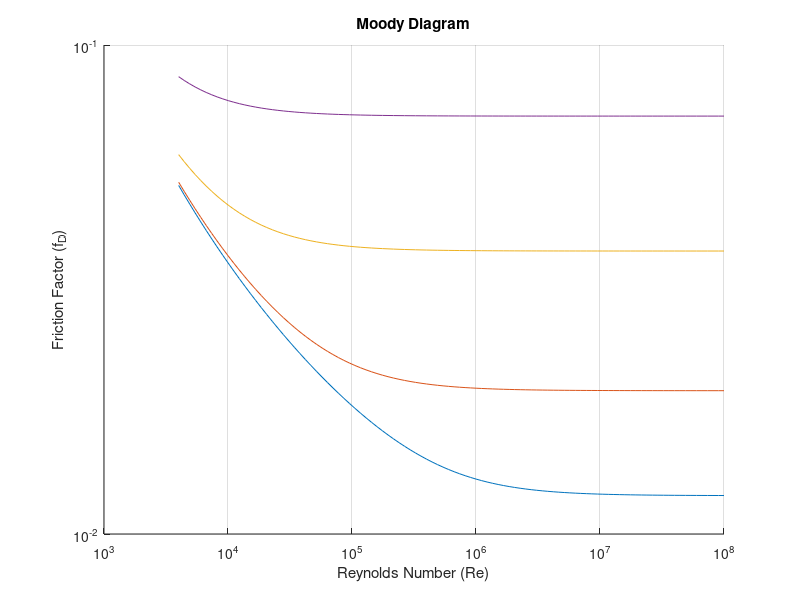

This chart was generated by the following MATLAB code: (Note: this script raises an error after producing the figure.)
%% Problems:
% 1.2 Moody Diagram
% 1.3.2 Sine
% 1.3.3 Pow


%% Problem 1.2: Moody Diagram
% Using fixed point iteration to solve for fD, Construct the Moody Diagram
% for the turbulent region (4*10^3 to 10^8)
% define terms
    % f_D = Darcy Friction Factor
    % eD = Relative Roughness
    % Re = Reynolds Number
% moody diagram has fD yaxis Re xaxis
close all
clear
clc
format long

% create Reynolds Number Range
Re = logspace(log10(4e3), log10(1e8), 100);  % Reynolds number range

% create relative roughness eD values
eD = [0.0001 0.001 0.01 0.05]; % to give multiple lines on moody diagram

% create Friction Factor Values
f_D = logspace(log10(0.01), log10(0.1), 100);

% calc friction factor
friction_factor = @(Re, eD) (1 ./ (-2 * log10((eD ./ 3.7) + (2.51 ./ (Re .* sqrt(f_D)))))).^2;

% plotting
figure 
hold on
grid on

% loop through each eD and plot
for i = 1:length(eD)
    f_values = friction_factor(Re, eD(i));  % compute f_D for each Re and eD
    plot(Re, f_values, 'DisplayName', ['eD = ' num2str(eD(i))]);
end

% configure plot
title('Moody Diagram')
xlabel('Reynolds Number (Re)')
ylabel('Friction Factor (f_D)')
set(gca, 'XScale', 'log', 'YScale', 'log');


%% Problem 1.3.2 Taylor Series Sine:
% compares sinx to arbitrary relative error
% compare time used for range of inputs
% take advantage of cyclical nature of sine to shift x and make calc easier
format long
% Taylor Series of Sin(x):
    % = x^1/1! - x^3/3! + x^5/5!+ ...
    % (-1)^(n-1) * x^n/n!
close all
clear
clc
format long

% run tests - do 3

[mysin,iter] = mySine(3*pi/2)

% test #1: x = 1
tic;
[mysin1, iter1] = mySine(1) % x = 1
test1 = toc

% funct 1: x = 1
tic
sin1 = sin(1)
sin1time = toc

% test #2: x = 5
tic
[mysin2, iter2] = mySine(5) % x = 5
test2 = toc

% funct 2: x= 5
tic
sin2 = sin(5)
sin2time = toc

% test #3: x = -3
tic
[mysin3, iter3] = mySine(-3) % x = -3
test3 = toc

% funct 3: x = -3
tic
sin3 = sin(-3)
sin3time = toc


function [mysin, iter] = mySine(x1)
    % evaluate x and see if outside of 2pi
    x = abs(x1); 
    x = mod(x, 2*pi); % reduce below 2pi

    % initialize values
    tol = 1e-8; % tolerance
    iter = 0; % number of iterations
    maxiter = 1000; % max number of iterations
    check = 0; % create check
    mysin = x; % initalize mysin w first sine value
    newterm = x; % create newterm function
    
    while check == 0
        iter = iter + 1;

        % update mysine
        newterm = -1 * newterm * x * x / ((2*iter) * (2*iter + 1)); % increase power of x by 2 and factorial initializer by 2
        mysin = mysin + newterm;

        % calculate error
        err = abs(newterm);

        if iter >= maxiter
            check = 1;
            error("Failed to converge in %d steps", iter)
        elseif err < tol
            check = 2;
        end
    end

    if x1 < 0
        
        mysin = -mysin;

    end

end


%% Problem 1.3.3 Taylor Series Power
% calc x^y using simple arithmatic
% use rel error
% compare time for range of inputs
% compare y=0.5 to square root function
% x^y = e^(yln(x)) and can decompose lnx into taylor series and then use
% myexp
% taylor series for lnx is (-1)^(n-1) * ((x-1)^n)/n
close all
clear
clc
format long

% tests

tic
[pow1 iterlnx1 iterex1] = MyPow(3, 2)
toc

tic
[pow2 iterlnx2 iterex2] = MyPow(4, 0.5)
toc

tic
[pow3 iterlnx3 iterex3] = MyPow(9, 0.5)
toc

tic
[pow4 iterlnx4 iterex4] = MyPow(0, 2)
toc

tic
[pow5 iterlnx5 iterex5] = MyPow(2, 0)
toc

function [mypower, iterlnx, iterex] = MyPow(x1,y)
    
    checklnx = 0;
    checkex = 0;
    
    % error checks - special cases

    if y == 0

        checklnx = 1;
        checkex = 1;
        iterlnx = 0;
        iterex = 0;
        mypower = 1;
        return
    
    end

    if x1 == 0
    
        checklnx = 1;
        checkex = 1;
        iterlnx = 0;
        iterex = 0;
        mypower = 0;
        return

    end

    if x1 == 1

        checklnx = 1;
        checkex = 1;
        iterlnx = 0;
        iterex = 0;
        mypower = 1;
        return
    
    end


    % check if x1 neg
    if x1 < 0

        x = abs(x1); % define x
        negval = 0; % reference later

    else 

        x = x1;
        negval = 1;

    end

    % initialize values
    tollnx = 1e-12;
    tolex = 1e-8;
    iterlnx = 0;
    iterex = 0;
    maxiter = 1000;
    mylnx = 0;
    newtermlnx = -1; % to account for (-1)^(n-1)
    newtermex = 1;
    myex = 1;

    % begin decomposition calculation w lnx
    while checklnx == 0
        
        if x > 1

            xex = 1/x;
            flaginverse = 0;

        else

            xex = x;
            flaginverse = 1;

        end

        iterlnx = iterlnx + 1;

        % taylor series for lnx
        newtermlnx = newtermlnx * (-1) * (xex-1);
        mylnx = mylnx + newtermlnx/iterlnx;

        % calc error
        err = abs(newtermlnx / iterlnx);

        % testcheck = [iterlnx mylnx] % was inserted as tester when was
        % throwing errors. can ignore

        if iterlnx >= maxiter

            checklnx = 1;
            error("Ln(x) failed to converge in %d steps", maxiter)

        elseif err < tollnx

            checklnx = 2;

        end
        
    end

    if flaginverse == 0

        mylnx =  -mylnx;

    end
    

    % do y * lnx to get the power that e goes to
    epower = y * mylnx;

    while checkex == 0

    iterex = iterex + 1;

    % update ex
    newtermex = newtermex * epower / iterex;
    myex = myex + newtermex;

    % calc err
    err = abs(newtermex);

        if iterex >= maxiter

            checkex = 1;
            error("e^x failed to converge in %d steps", maxiter)

        elseif err < tolex

            checkex = 2;

        end

    end

% put mypower as answer
mypower = myex;

    % account for negative x value
    if negval == 0

        mypower = -mypower;
    
    end 

end

